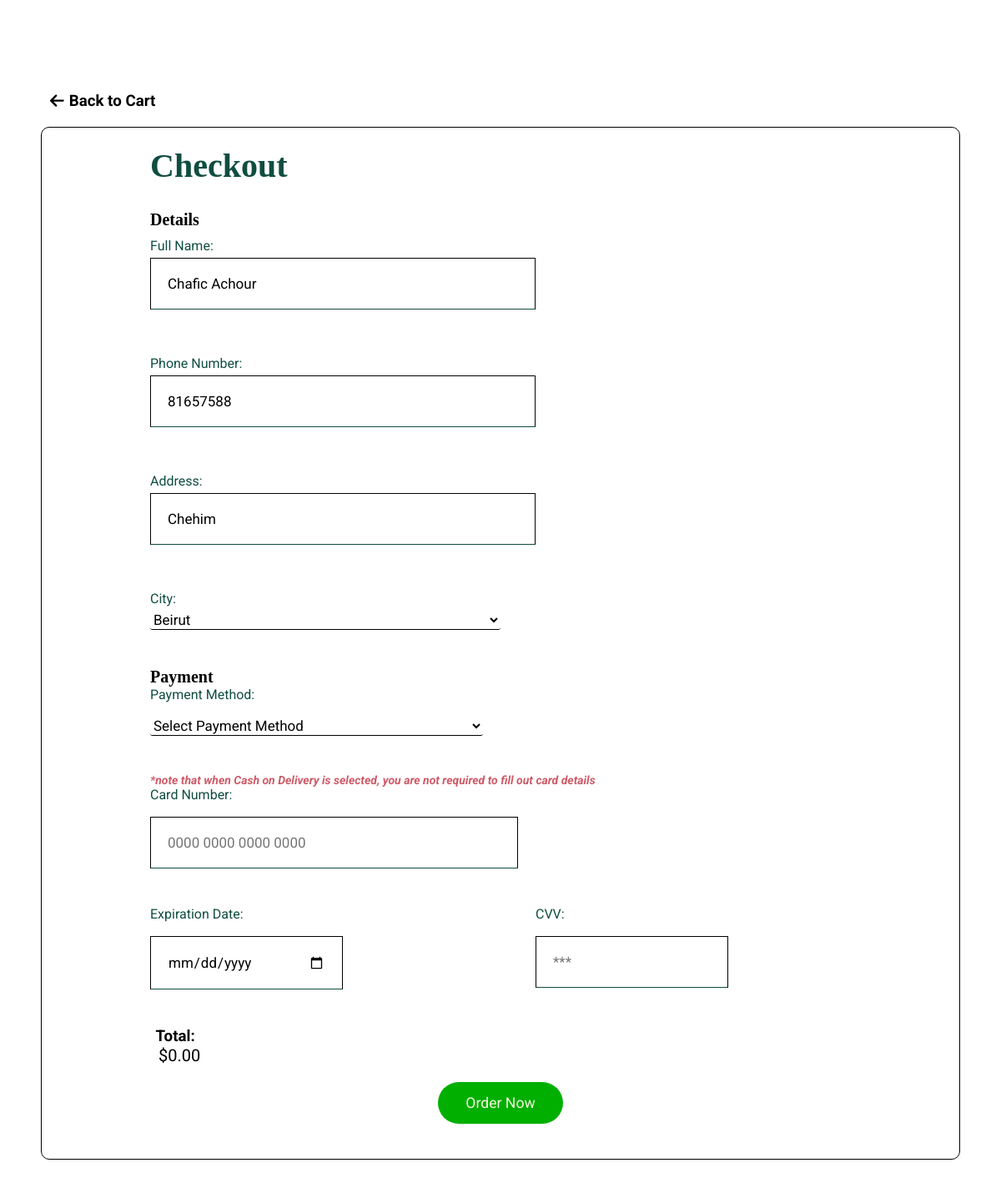
The page /Checkout/checkout.php (signed in) on the database its author committed.
### tables this page shows
CREATE TABLE `account` (
  `AccountNum` int(11) NOT NULL,
  `Email` varchar(320) NOT NULL,
  `Phone` varchar(30) NOT NULL,
  `Birthday` date NOT NULL,
  `FirstName` varchar(100) NOT NULL,
  `LastName` varchar(100) NOT NULL,
  `Password` varchar(20) NOT NULL,
  `Address` text NOT NULL,
  `City` varchar(20) NOT NULL,
  `IsAdmin` tinyint(1) NOT NULL
);

### Checkout/account-info.php (called while the page is built, shortened)
<?php
require_once('../Cart/add_to_cart.php');
 $account = isset($_SESSION['id']) ? ($_SESSION['id']) : (3);
 $accInfo=findAccountInfo();
 $fname=$accInfo[0];
 $lname=$accInfo[1];
 $Add=$accInfo[2];
 $phone=$accInfo[3];
 $total=calcTotal($account);
 function findAccountInfo()
 {
     global $account;
     global $conn;
     if ($account != 3) {
         $query = "SELECT * FROM account WHERE AccountNum = ?";
         $stmt = $conn->prepare($query);
         $stmt->bind_param("i", $account);
         $stmt->execute();
         $result = $stmt->get_result();
         $accInfo = mysqli_fetch_array($result);
         return [$accInfo['FirstName'], $accInfo['LastName'], $accInfo['Address'],$accInfo['Phone'],$accInfo['City']];
     }
     return ['', '', '','','' ];
 }
?>

### Cart/add_to_cart.php (called while the page is built, shortened)
<?php
include('../config.php');
function calcTotal($account)
{
    global $conn;
    $stmt = $conn->prepare("SELECT menuitem.Price, cart.Quantity FROM cart INNER JOIN menuitem ON menuitem.ItemNum = cart.ItemNum WHERE cart.AccountNum = ?");
    $stmt->bind_param("i", $account);
    if (!$stmt->execute()) {
        error_log("Error calculating total: " . $conn->error);
        return "Error";
    }
    $result = $stmt->get_result();
    $total = 0;
    return $total;
}

### Checkout/checkout.php (the view, shortened to what this page needs)
<!DOCTYPE html>
<html lang="en">
<head>
    <link rel="stylesheet" href="../style.css">
    <link rel="stylesheet" href="checkout-style.css">
    <link href="https://fonts.cdnfonts.com/css/tw-cen-mt-std" rel="stylesheet">
</head>
<body class="transition-fade">
    <?php
    require("../sign-forms.php");
    include "account-info.php";
    ?>
    <main>
        <a id="back-div" href="../Cart/cart.php">
            <h3 id="back-to-cart">Back to Cart</h2>
        </a>
        <form class="checkout-content" id="formOrder">
            <div class="main-content">
                <div class="checkout-section sub-section">
                    <h2 class="section-title">Checkout</h2>
                    <div class="location-delivery">
                        <h4>Details</h4>
                        <div class="formC location-element">
                            <label for="">Full Name:</label>
                            <input type="text" name="fullname" id="fullname" placeholder="John Doe" class="required" value="<?php echo $fname . " " . $lname; ?>">
                        </div>
                        <div class="formC location-element">
                            <label for="">Phone Number:</label>
                            <input type="tel" name="Phone" id="phone" placeholder="eg. +961 76 000 000" class="required" value="<?php echo $phone; ?>">
                        </div>
                        <div class="formC location-element address">
                            <label for="">Address:</label>
                            <input type="text" name="Address" id="address" placeholder="Street address, building, floor, etc" class="required" value="<?php echo $Add; ?>">
                        </div>
                        <div class="formC location-element">
                            <label for="city">City:</label>
                            <select name="city" id="city" class="required">
                                <option value="Beirut">Beirut</option>
                            </select>
                        </div>
                    </div>
                </div>
                <div class="checkout-section sub-section">
                    <div class="payment-info">
                        <h4>Payment</h4>
                        <div class="formC payment-element">
                            <label for="payment-lbl">Payment Method:</label>
                            <select name="payment-method" id="payment-method">
                                <option value="">Select Payment Method</option>
                            </select>
                            <p>*note that when Cash on Delivery is selected, you are not required to fill out card
                                details</p>
                        </div>
                        <div class="formC payment-element c">
                            <label for="payment-lbl">Card Number:</label>
                            <input type="text" name="cart_number" id="cn" class="required cvv" pattern="[0-9]*" placeholder="0000 0000 0000 0000" maxlength="16">
                        </div>
                        <div class="final-payment-elements c">
                            <div class="formC payment-element">
                                <label for="payment-lbl" class="">Expiration Date:</label>
                                <input type="date" id="ed" name="expiration" class="required expiration" placeholder="dd/mm/yyyy">
                            </div>
                            <div class="formC payment-element">
                                <label for="payment-lbl">CVV:</label>
                                <input type="text" name="cvv" id="cvv" class="payment-lbl" placeholder="***" pattern="[0-9]*" minlength="1" maxlength="3">
                            </div>
                        </div>
                        <div class="total-div">
                            <h3 class="total-title">Total:</h3>
                            <p class="total-price">
                                <?php
                                echo "$" . strval(number_format($total, 2, '.', ""));
                                ?>
                            </p>
                        </div>
                    </div>
                </div>
                <?php
                echo '<input name="order" id="order" type="submit" value="Order Now" onclick="clearInputs()" data-account="' . $account . '">';
                ?>
            </div>
        </form>
    </main>
</body>
</html>

### style.css (style rules this page uses)
* { margin: 0; padding: 0; font-family: 'Roboto', sans-serif; }
html { scroll-behavior: smooth; }
body { background-color: beige; overflow-x: hidden; }
body { display: flex; flex-direction: column; min-height: 100vh; margin: 0; }
a, button { color: black; }
.transition-fade { animation: openPage 550ms linear 1 forwards; }

### Checkout/checkout-style.css (style rules this page uses)
* { margin: 0; padding: 0; }
body { background-color: beige; margin: 0; background:white; display: flex; justify-content: center; }
main { font-family: Roboto; }
main h4 { font-weight: 200px; font-family: 'tw cen mt std'; }
#back-div { margin: 10% 0% 0% 0.5%; display: flex; align-items: center; cursor: pointer; text-decoration: none; color: black; align-self: flex-start; margin-left: 10px; }
#back-div h3 { padding-left: 6px; }
main { display: flex; flex-direction: column; align-items: center; justify-content: center; margin-left: 50px; margin-right: 50px; margin-bottom: 50px; }
.checkout-section { margin: 0px 25px; }
input { border: none; border-bottom: 1px solid black; padding-left: 5px; border-radius: 2px; }
input, select { background-color: transparent; }
input:valid { border-bottom: 1px solid #104d40; }
label { margin-bottom: 7px; }
select { border: none; border-bottom: 1px solid black; border-radius: 3px; }
option, select, button { color: black; }
.checkout-content { display: flex; flex-direction: row; flex-wrap: wrap-reverse; width: 100%; margin-top: 20px; border-radius: 10px; border: 1px solid black; align-items: center; justify-content: center; }
.main-content { display: flex; flex-wrap: wrap; flex-direction: row; align-items: center; justify-content: center; width: 80vw; padding: 2%; border-radius: 6px; }
.sub-section { width: 44%; height: 100%; min-height: 50vh; }
.section-title { font-size: 40px; margin-bottom: 30px; }
.location-delivery h4, .payment-info h4 { font-size: 20px; }
.payment-info { display: flex; flex-direction: column; justify-content: space-evenly; flex-wrap: wrap; height: 100%; width: 100%; }
.payment-element p { font-size: 14px; font-style: italic; font-weight: bold; color: #ce5b68; }
.payment-element, .location-element { display: flex; width: 95%; flex-direction: column; }
.location-element input { margin-top: 1%; margin-bottom: 2%; }
.payment-info input, .payment-info select, .location-delivery input, .location-delivery select { font-size: 17px; margin-top: 10px; margin-bottom: 20px; width: 100%; }
.payment-lbl { margin-bottom: -5px; margin-top: 15px; }
.location-element label { margin-right: 3%; margin-bottom: -5px; margin-top: 10px; }
.location-delivery input { width: 80%; }
.payment-name, .final-payment-elements { display: flex; width: 100%; justify-content: space-between; flex-direction: row; }
.final-payment-elements .payment-element { width: 45%; }
#order { margin: 20px 0px; width: 150px; height: 50px; border-radius: 30px; border: none; background-color: #00af00; color: beige; font-size: 1.1em; padding: 5px ; }
.section-title { color: #104d40; font-family: 'tw cen mt std'; }
.main-content label { color: #104d40; }
.total-div { display: flex; align-items: center; }
.total-price { margin-left: 10px; font-size: 20px; }
div { display:flex; align-items: start; flex-direction:column; justify-content:space-evenly; }
.location-delivery { width:100%; }
.location-element { width:100%; }
@media screen and (max-width: 1250px) { .checkout-section { min-width: 70vw; } }
.payment-info input, .payment-info select, .location-delivery input, .location-delivery select { font-size: 17px; margin-top: 10px; margin-bottom: 20px; width: 50%; display: block; height: 50%; }
input { height:50px; width:100%; border:1px solid black; border-radius:0px; padding: 20px; }

### Checkout/checkout.php (style rules this page uses)
h2 { text-align: center; font-weight: bold; }

### rows shown on the page
account: fullname "Chafic Achour", Phone "81657588", Address "Chehim"

### other values the page prints
$total "0.00"
